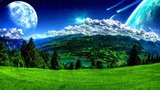
#> input picture hd_developer/2022-03-23-opencv-image-processing/image1.jpeg, 160 x 90 px, shrunk from 1920 x 1080 before the run
$ python hw1.py ../../../hd_developer/2022-03-23-opencv-image-processing/image1.jpeg out.png
#> lines starting #> are read from the running program, lines starting #| are printed output that depends on the picture

"""
Imports we need.
Note: You may _NOT_ add any more imports than these.
"""
import argparse
import imageio
import logging
import numpy as np
from PIL import Image


def load_image(filename):
    """Loads the provided image file, and returns it as a numpy array."""
    im = Image.open(filename)
#> im is the input picture: PIL image 160x90 RGB; mean R, G, B 50.5, 105.5, 91.2
    return np.array(im)

def rgb2ycbcr(im):
    """Convert RGB to YCbCr."""
    xform = np.array([[0.299, 0.587, 0.114], [-0.1687, -0.3313, 0.5], [0.5, -0.4187, -0.0813]], dtype=np.float32)
    ycbcr = im.dot(xform.T)
    ycbcr[:,:,[1,2]] += 128.
    return ycbcr.astype(np.uint8)

def ycbcr2rgb(im):
    """Convert YCbCr to RGB."""
    xform = np.array([[1., 0., 1.402], [1, -0.34414, -0.71414], [1., 1.772, 0.]], dtype=np.float32)
    rgb = im.astype(np.float32)
    rgb[:,:,[1,2]] -= 128.
    rgb = rgb.dot(xform.T)
    return np.clip(rgb, 0., 255.).astype(np.uint8)

def create_gaussian_kernel(size, sigma=1.0):
    """
    Creates a 2-dimensional, size x size gaussian kernel.
    It is normalized such that the sum over all values = 1.

    Args:
        size (int):     The dimensionality of the kernel. It should be odd.
        sigma (float):  The sigma value to use

    Returns:
        A size x size floating point ndarray whose values are sampled from the multivariate gaussian.

    See:
        https://en.wikipedia.org/wiki/Multivariate_normal_distribution
        https://homepages.inf.ed.ac.uk/rbf/HIPR2/eqns/eqngaus2.gif
    """

    # Ensure the parameter passed is odd
    if size % 2 != 1:
        raise ValueError('The size of the kernel should not be even.')

    # TODO: Create a size by size ndarray of type float32
    kernel = np.zeros((size, size), dtype=np.float32)

    # TODO: Populate the values of the kernel. Note that the middle `pixel` should be x = 0 and y = 0.
    for i in range(size):
        for j in range(size):
            x = j - size//2
            y = i - size//2
            # print(f'x = {x}, y = {y}')
            kernel[i, j] = (1 / (2 * np.pi * sigma**2)) * np.exp(-(x**2 + y**2) / (2 * sigma**2))

    # TODO:  Normalize the values such that the sum of the kernel = 1
    kernel = kernel / kernel.sum()

    return kernel.astype(np.float32)


def convolve_pixel(img, kernel, i, j):
    """
    Convolves the provided kernel with the image at location i,j, and returns the result.
    If the kernel stretches beyond the border of the image, it returns the original pixel.

    Args:
        img:        A 2-dimensional ndarray input image.
        kernel:     A 2-dimensional kernel to convolve with the image.
        i (int):    The row location to do the convolution at.
        j (int):    The column location to process.

    Returns:
        The result of convolving the provided kernel with the image at location i, j.
    """

    # First let's validate the inputs are the shape we expect...
    if len(img.shape) != 2:
        raise ValueError('Image argument to convolve_pixel should be one channel.')
    if len(kernel.shape) != 2:
        raise ValueError('The kernel should be two dimensional.')
    if kernel.shape[0] % 2 != 1 or kernel.shape[1] % 2 != 1:
        raise ValueError('The size of the kernel should not be even, but got shape %s' % (str(kernel.shape)))

    # TODO: determine, using the kernel shape, the ith and jth locations to start at.
    size = kernel.shape[0]
    # print('[size]', size)
    h, w = img.shape
    # print('[h, w]', h, w)
    # print('[i, j]', i, j)
    start_i = i - size // 2
    start_j = j - size // 2
    end_i = i + size // 2
    end_j = j + size // 2
    # print(f'start_i = {start_i}, start_j = {start_j}, end_i = {end_i}, end_j = {end_j}')

    convolved_pixel = 0
    # TODO: Check if the kernel stretches beyond the border of the image.
    if start_i < 0 or start_j < 0 or end_i >= h or end_j >= w:
        # TODO: if so, return the input pixel at that location.
        return img[i, j]
    else:
        # TODO: perform the convolution.
        # print('[img]\n', img)
        # print('[kernel]\n', kernel)
        for i2, y in enumerate(range(start_i, end_i + 1)):
            for j2, x in enumerate(range(start_j, end_j + 1)):
                # print(f'i2 = {i2}, j2 = {j2}, y = {y}, x = {x}, img = {img[y, x]}, kernel = {kernel[i2, j2]}')
                convolved_pixel = convolved_pixel + img[y, x] * kernel[i2, j2]
        # print('[convolved_pixel]', convolved_pixel)

    return convolved_pixel

def convolve(img, kernel):
    """
    Convolves the provided kernel with the provided image and returns the results.

    Args:
        img:        A 2-dimensional ndarray input image.
        kernel:     A 2-dimensional kernel to convolve with the image.

    Returns:
        The result of convolving the provided kernel with the image at location i, j.
    """
    # TODO: Make a copy of the input image to save results
    h, w = img.shape
    convolved_img = np.copy(img)

    # TODO: Populate each pixel in the input by calling convolve_pixel and return results.
    for i in range(h):
        for j in range(w):
            convolved_img[i, j] = convolve_pixel(img, kernel, i, j)
    # print('[img]\n', img)
    # print('[convolved_img]\n', convolved_img)

    return convolved_img

def split(img):
    """
    Splits a image (a height x width x 3 ndarray) into 3 ndarrays, 1 for each channel.

    Args:
        img:    A height x width x 3 channel ndarray.

    Returns:
        A 3-tuple of the r, g, and b channels.
    """
    if img.shape[2] != 3:
        raise ValueError('The split function requires a 3-channel input image')
    # TODO: Implement me
    r = img[:, :, 0]
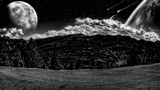
#> r: shape (90, 160); min 0, max 248, mean 50.5
    g = img[:, :, 1]
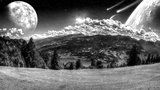
#> g: shape (90, 160); min 0, max 255, mean 105.5
    b = img[:, :, 2]
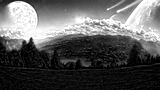
#> b: shape (90, 160); min 0, max 255, mean 91.2
#> the loop in convolve, `for i in range(h):` made 90 passes
#> after the loop in convolve, `for i in range(h):`:
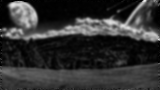
#> convolved_img: shape (90, 160); min 0, max 237, mean 49.9
#> after the loop in convolve (call 2), `for i in range(h):`:
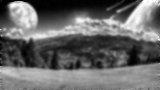
#> convolved_img: shape (90, 160); min 0, max 255, mean 104.9
#> after the loop in convolve (call 3), `for i in range(h):`:
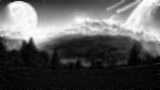
#> convolved_img: shape (90, 160); min 0, max 255, mean 90.7
    # print(r.shape, g.shape, b.shape)

    return (r, g, b)

def merge(r, g, b):
    """
    Merges three images (height x width ndarrays) into a 3-channel color image ndarrays.

    Args:
        r:    A height x width ndarray of red pixel values.
        g:    A height x width ndarray of green pixel values.
        b:    A height x width ndarray of blue pixel values.

    Returns:
        A height x width x 3 ndarray representing the color image.
    """
    # TODO: Implement me
    img = np.dstack((r, g, b))
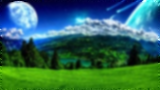
#> img: shape (90, 160, 3); mean of channels 0, 1, 2 49.9, 104.9, 90.7; drawn as R, G, B
    # print('[img.shape]', img.shape)

    return img


"""
The main function
"""
if __name__ == '__main__':
    logging.basicConfig(format='%(levelname)s: %(message)s', level=logging.INFO)
    parser = argparse.ArgumentParser(description='Blurs an image using an isotropic Gaussian kernel.')
    parser.add_argument('input', type=str, help='The input image file to blur')
    parser.add_argument('output', type=str, help='Where to save the result')
    parser.add_argument('--ycbcr', action='store_true', help='Filter in YCbCr space')
    parser.add_argument('--sigma', type=float, default=1.0, help='The standard deviation to use for the Guassian kernel')
    parser.add_argument('--k', type=int, default=5, help='The size of the kernel.')
    parser.add_argument('--subsample', type=int, default=1, help='Subsample by factor')

    # python3 hw1.py example_1.input.jpg example_1.output.jpg
    # python3 hw1.py example_1.input.jpg example_1.output-ycbcr.jpg --ycbcr
    # python3 hw1.py example_1.input.jpg example_1.output-sigma_5.jpg --sigma 5
    # python3 hw1.py example_1.input.jpg example_1.output-k_9.jpg --k 9
    # python3 hw1.py example_1.input.jpg example_1.output-sigma_5-k_9.jpg --sigma 5 --k 9
    # python3 hw1.py example_1.input.jpg example_1.output-subsample_2.jpg --subsample 2

    # python3 hw1.py example_2.input.jpg example_2.output.jpg
    # python3 hw1.py example_2.input.jpg example_2.output-ycbcr.jpg --ycbcr
    # python3 hw1.py example_2.input.jpg example_2.output-sigma_5.jpg --sigma 5
    # python3 hw1.py example_2.input.jpg example_2.output-k_9.jpg --k 9
    # python3 hw1.py example_2.input.jpg example_2.output-sigma_5-k_9.jpg --sigma 5 --k 9
    # python3 hw1.py example_2.input.jpg example_2.output-subsample_2.jpg --subsample 2

    args = parser.parse_args()

    # first load the input image
    logging.info('Loading input image %s' % (args.input))
    inputImage = load_image(args.input)

    if args.ycbcr:
        # Convert to YCbCr
        inputImage = rgb2ycbcr(inputImage)

        # Split it into three channels
        logging.info('Splitting it into 3 channels')
        (y, cb, cr) = split(inputImage)

        # compute the gaussian kernel
        logging.info('Computing a gaussian kernel with size %d and sigma %f' % (args.k, args.sigma))
        kernel = create_gaussian_kernel(args.k, args.sigma)

        # convolve it with cb and cr
        logging.info('Convolving the Cb channel')
        cb = convolve(cb, kernel)
        logging.info('Convolving the Cr channel')
        cr = convolve(cr, kernel)

        # merge the channels back
        logging.info('Merging results')
        resultImage = merge(y, cb, cr)

        # convert to RGB
        resultImage = ycbcr2rgb(resultImage)
    else:
        # Split it into three channels
        logging.info('Splitting it into 3 channels')
        (r, g, b) = split(inputImage)

        # compute the gaussian kernel
        logging.info('Computing a gaussian kernel with size %d and sigma %f' % (args.k, args.sigma))
        kernel = create_gaussian_kernel(args.k, args.sigma)

        # convolve it with each input channel
        logging.info('Convolving the first channel')
        r = convolve(r, kernel)
        logging.info('Convolving the second channel')
        g = convolve(g, kernel)
        logging.info('Convolving the third channel')
        b = convolve(b, kernel)

        # merge the channels back
        logging.info('Merging results')
        resultImage = merge(r, g, b)

    # subsample image
    if args.subsample != 1:
        # subsample by a factor of 2
        resultImage = resultImage[::args.subsample, ::args.subsample, :]

    # save the result
    logging.info('Saving result to %s' % (args.output))
    imageio.imwrite(args.output, resultImage)
